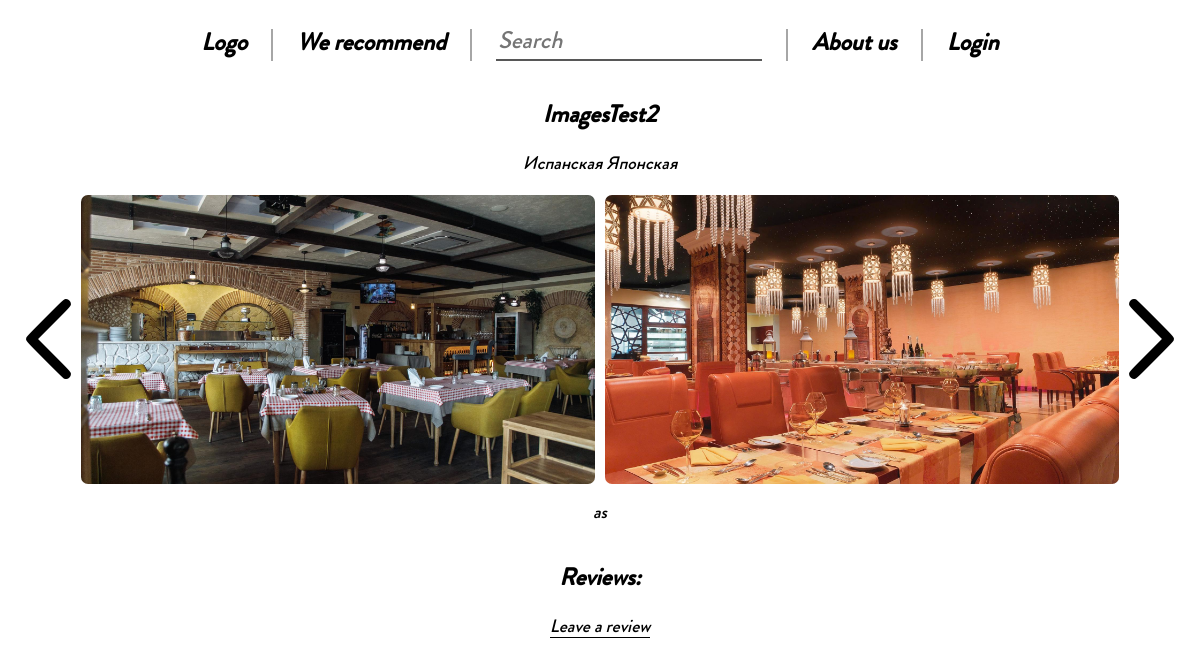
Screenshot of /restaurant/43 with the database file from the repository.
### otzovik_app/models.py (models this page shows, shortened)
class Restaurant(models.Model):
    profile = models.ForeignKey(Profile, on_delete=models.CASCADE, null=True)
    name = models.CharField(max_length=200)
    description = models.TextField(null=False, blank=False)
    short_description = models.TextField(max_length=625, null=False, blank=False, default='')
    cuisines = models.ManyToManyField(RestaurantCuisine, related_name='restaurant')
    updated = models.DateTimeField(auto_now=True)
    created = models.DateTimeField(auto_now_add=True)

class RestaurantCuisine(models.Model):
    cuisine = models.CharField(max_length=200)
    def __str__(self):
        return self.cuisine

class RestaurantImage(models.Model):
    image = ResizedImageField(size=[1920, 1080], crop=['middle', 'center'], null=False, blank=False,
                              upload_to='restaurant_images', default='grey.jpg')
    restaurant = models.ForeignKey(Restaurant, on_delete=models.CASCADE)

### otzovik_app/views.py (the view)
# urls.py: path('restaurant/<str:pk>', restaurant_main, name='restaurant_main'),
def restaurant_main(request, pk):
    restaurant = Restaurant.objects.get(id=pk)
    reviews = Review.objects.filter(restaurant=restaurant).all()
    page = 0 if request.GET.get('page') in [None, "0", ""] else int(request.GET.get('page'))
    max_page = (len(reviews) - 1) // REVIEWS_PER_PAGE
    min_page = 0 if page > 0 else "NaN"
    prev_page = page - 1 if page > 0 else "NaN"
    next_page = page + 1 if page < max_page else "NaN"
    max_page = max_page if page < max_page else "NaN"
    context = {'restaurant': restaurant, 'reviews': reviews[page * REVIEWS_PER_PAGE: (page + 1) * REVIEWS_PER_PAGE],
               'page': page, 'max_page': max_page, 'prev_page': prev_page, 'next_page': next_page, 'min_page': min_page}
    return render(request, 'otzovik_app/restaurant_main.html', context)

### otzovik_app/templates/otzovik_app/restaurant_main.html (shortened to what this page needs)
{% extends 'main.html' %}
{% load i18n %}
{% load static %}
{% block content %}
<link rel="stylesheet" type="text/css" href="{% static 'styles/slick/slick.css' %}"/>
    <div class="main">
        <h2 class="text-24">{{ restaurant.name }}</h2>
        <p class="text-18">
            {% for cuisine in restaurant.cuisines.all %}
                {{ cuisine }}
            {% endfor %}
        </p>
        <div class="images" id="slick-images">
            {% for image in restaurant.restaurantimage_set.all %}
                <img src="{{ image.image.url }}" class="restaurant-main-image" alt="">
            {% endfor %}
        </div>
        <div class="description_gmaps">
            <div class="description-box">
                <p class="text-18">{{ restaurant.description }}</p>
            </div>
        </div>
        <h2 class="text-24">{% trans "Reviews" %}:</h2>
        <a class="text-18 link" href="{% url 'new_review' restaurant.id %}">{% trans "Leave a review" %}</a>
    </div>
{% endblock content %}

### templates/main.html (shortened to what this page needs)
{% load static %}
{% load i18n %}
<!DOCTYPE html>
<html lang="en">
<head>
    <link rel="stylesheet" href="{% static 'styles/main.css' %}">
    <link href="http://fonts.cdnfonts.com/css/brandon-grotesque-regular" rel="stylesheet">
</head>
<body>
    {% include 'navbar.html' %}
    {% block content %}
    {% endblock content %}
</body>
</html>

### templates/navbar.html
{% load i18n %}
{% load static %}
<header>
    <div class="header">
        <a href="{% url 'home' %}"><h2 class="right-border wrap header-padding text-24">{% trans "Logo" %}</h2></a>
        <a href="{% url 'recommendations_page' %}"><h2 class="right-border wrap header-padding text-24">{% trans "We recommend" %}</h2></a>
        <form method="get" action="{% url 'home' %}" id="search-form">
            <label class="header-padding">
                <input class="header-input text-24" id="search-bar" type="text" name="search_for" placeholder="{% trans 'Search' %}" value="{{ content }}">
            </label>
        </form>
        <a href="{% url 'home' %}"><h2 class="right-border left-border wrap header-padding text-24">{% trans "About us" %}</h2></a>
        {% if request.user.is_authenticated %}
            <a href="{% url 'user_profile' request.user.profile.id %}"><h2 class="wrap header-padding text-24">{{ request.user.profile.name }}</h2></a><a href="{% url 'logout' %}" class="header-padding text-24">{% trans "Logout" %}</a>
        {% else %}
            <a href="{% url 'login_page' %}"><h2 class="wrap header-padding text-24">{% trans "Login" %}</h2></a>
        {% endif %}
    </div>
</header>

### static/styles/main.css (style rules this page uses)
a, p, span, input, textarea { font-family: 'Brandon Grotesque Medium +Cyrillic', sans-serif; color: black; text-decoration: none; }
h1, h2, h3, h4, h5, h6 { font-family: 'Brandon Grotesque Medium +Cyrillic', sans-serif; }
.text-24 { font-size: 24px; font-style: italic; }
.text-18 { font-size: 18px; font-style: italic; }
.right-border { border-right: 2px solid #a6a6a6; }
.left-border { border-left: 2px solid #a6a6a6; }
.wrap { width: fit-content; }
.header-padding { padding-right: 24px; padding-left: 24px; }
.header-input { margin-top: 18px; margin-bottom: 20px; padding-bottom: 0; border: none; color: #575757; border-bottom: 2px solid #575757; }
.header { display: flex; align-items: center; justify-content: center; }
header { position: sticky; top: 0; background-color: white; }
.main { text-align: center; }
.link { margin-top: 10px; border-bottom: 1px solid black; }
#slick-images { width: 100%; height: auto; padding-left: 10px; padding-right: 10px; text-align: center; display: flex; justify-content: center; align-items: center; }
.description_gmaps { padding-left: 100px; padding-right: 100px; display: flex; text-align: center; align-items: center; justify-content: center; }
.description-box { width: 70%; }
.restaurant-main-image { height: auto; width: auto; border-radius: 7px; margin-left: 5px; margin-right: 5px; }

### rows the page displays
Restaurant: name "ImagesTest2", description "as"
RestaurantCuisine: cuisine "Испанская"
RestaurantCuisine: cuisine "Японская"
RestaurantImage: image (picture)
RestaurantImage: image (picture)
